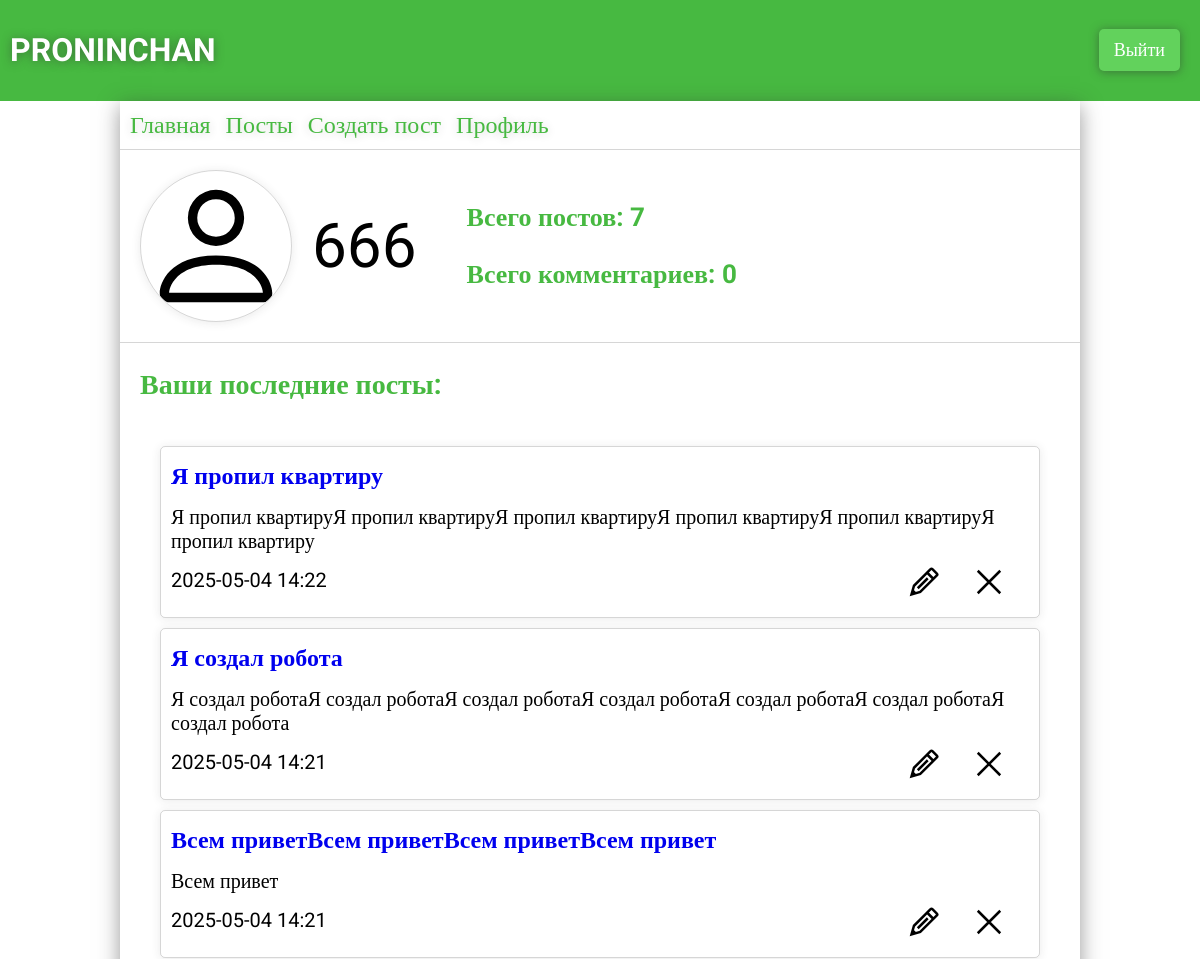
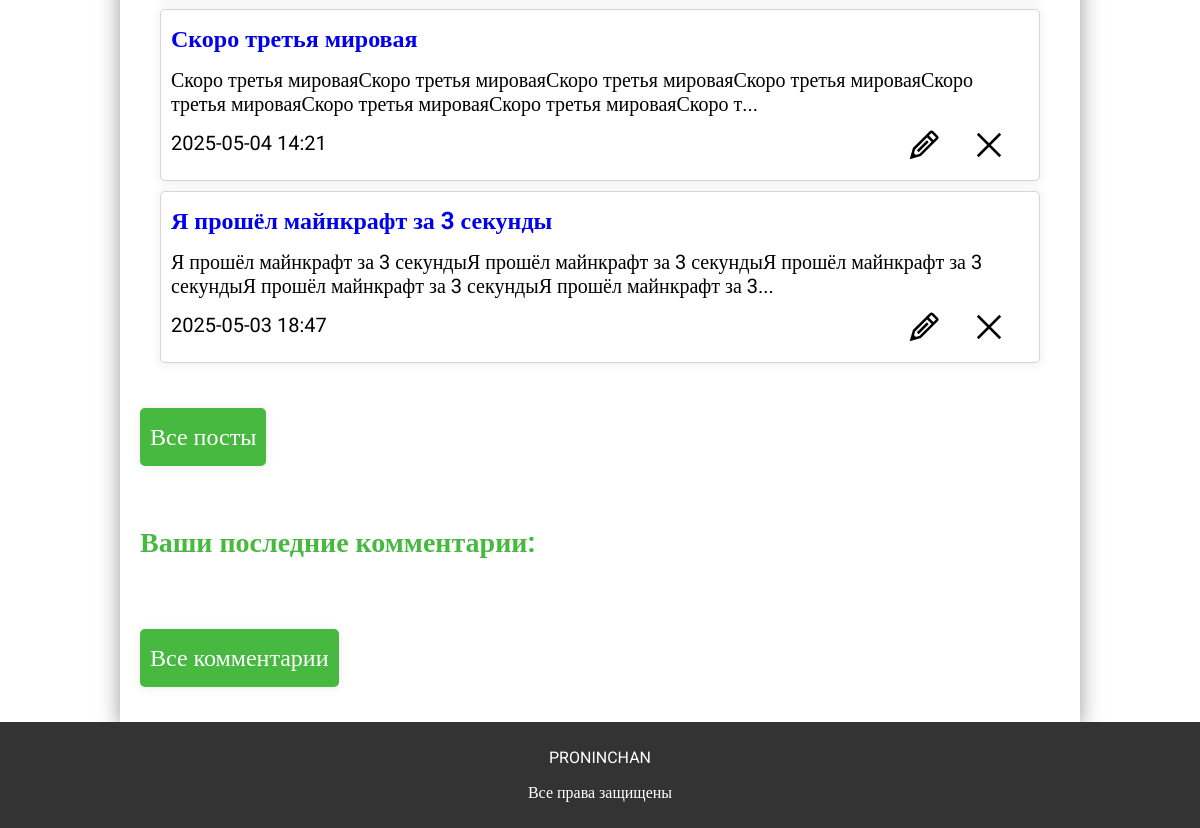
/profile (signed in), run on an earlier commit of the app's database (2 pictures, top to bottom).
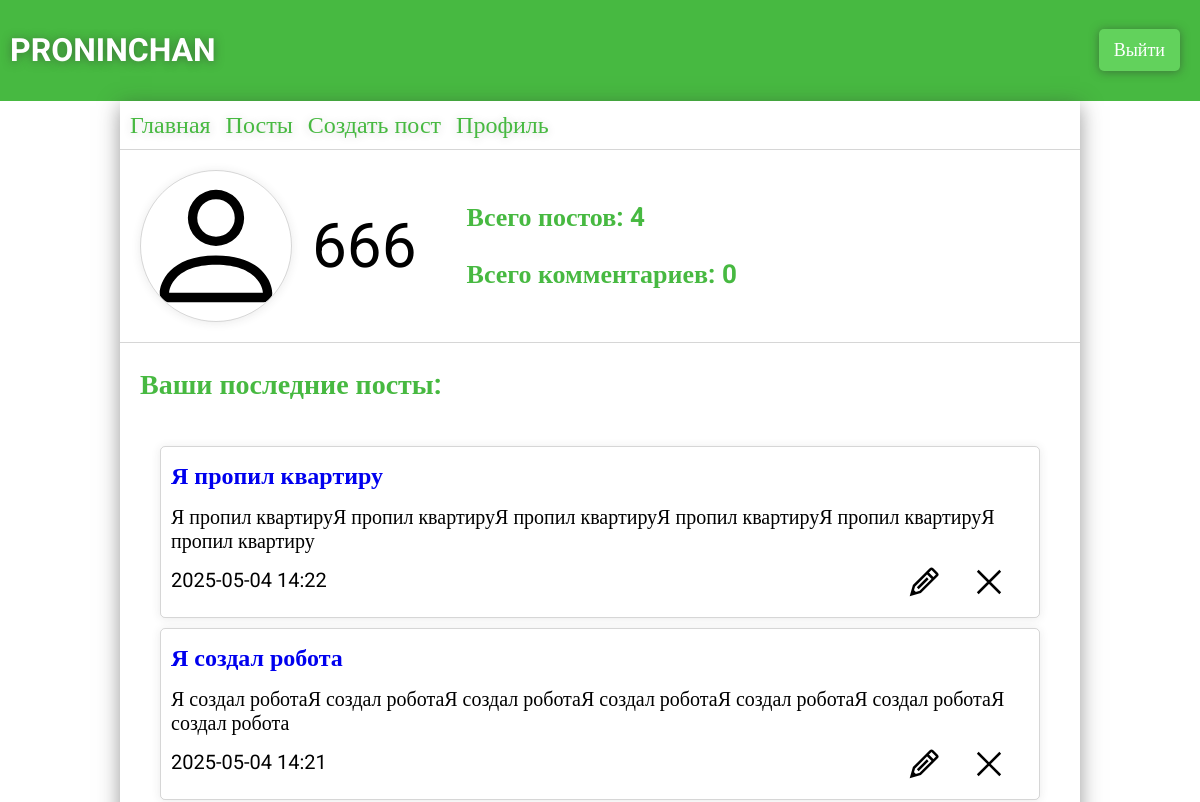
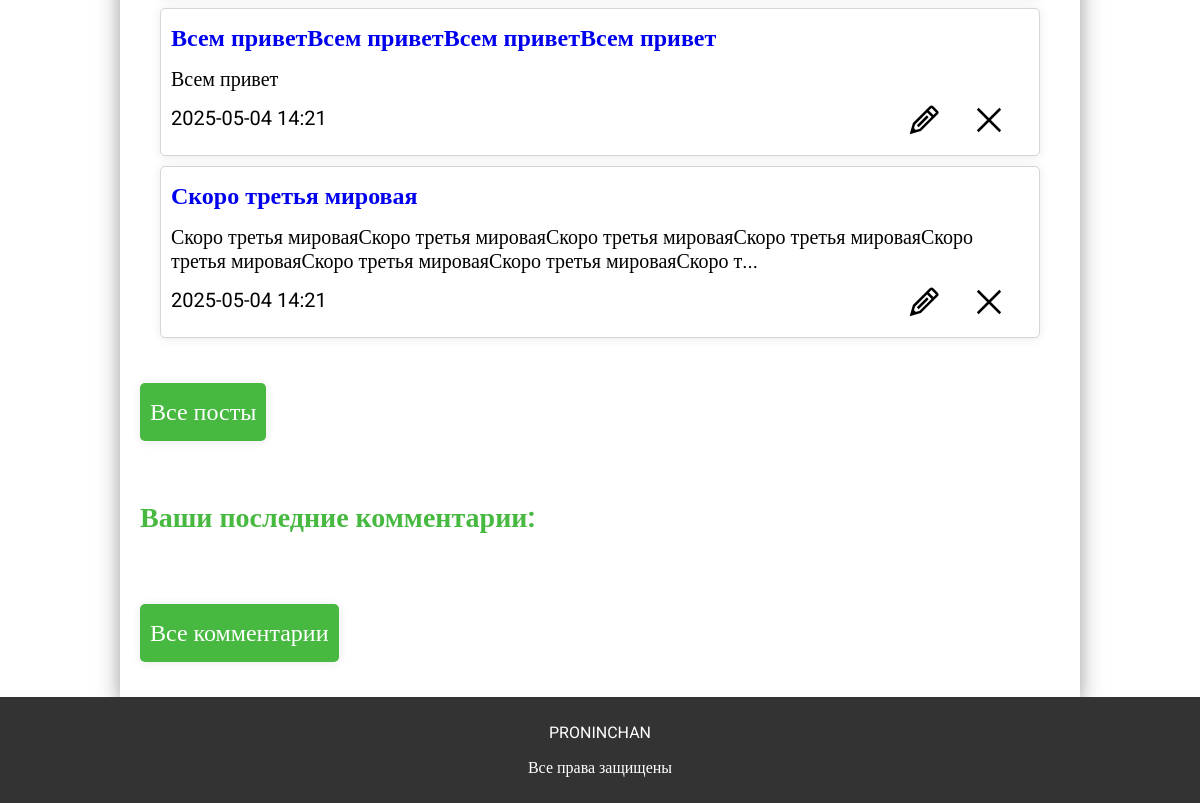
And on a later commit of the database (2 pictures, top to bottom).
### app.py (models this page shows)
class ForumPosts(db.Model):
    __tablename__ = 'forum_posts'
    id = db.Column(db.Integer, primary_key=True)
    user_id = db.Column(db.Integer, db.ForeignKey('users.id'), nullable=False)
    theme = db.Column(db.String(124), nullable=False)
    text = db.Column(db.Text, nullable=False)
    section_id = db.Column(db.Integer, db.ForeignKey('forum_sections.id'), nullable=False)
    category_id = db.Column(db.Integer, db.ForeignKey('forum_categories.id'), nullable=False)
    created_at = db.Column(db.DateTime, default=datetime.now)
    user = db.relationship("Users", backref="posts")
    sections = db.relationship("ForumSections")
    categories = db.relationship("ForumCategory")

### app.py (the view)
@app.route('/profile')
def profile():
    if 'user' in session:
        user = Users.query.filter_by(id=session['user']).first()
        user_posts =  ForumPosts.query.filter_by(user_id=session['user']).order_by(ForumPosts.created_at.desc()).limit(5).all()
        user_comments = ForumComments.query.filter_by(user_id=session['user']).order_by(ForumComments.created_at.desc()).limit(5).all()
        c_total = ForumComments.query.filter_by(user_id=session['user']).count()
        p_total = ForumPosts.query.filter_by(user_id=session['user']).count()
        return render_template('profile.html', user = user, posts=user_posts,
                               comments=user_comments, c_total=c_total,p_total=p_total)
    return render_template('profile.html')

### templates/profile.html (shortened to what this page needs)
{% extends 'base.html' %}
{% block main %}
<link rel="stylesheet" href="{{ url_for('static', filename='css/profile.css') }}">
{% if session['user'] %}
<div class="profile">
    <div class="profile-container">
        <div class="profile-person">
            <div class="profile-person-img">
                <img src="{{user.photo if user.photo else '../static/img/person.svg'}}" alt="" style="cursor: pointer;">
            </div>
            <p>{{user.username}}</p>
        </div>
        <div class="profile-data">
            <p>Всего постов: {{p_total}}</p>
            <p>Всего комментариев: {{c_total}}</p>
        </div>
    </div>
    <div class="commentsposts">
        <p>Ваши последние посты:</p>
        <div class="commentsposts-container">
            {% for post in posts %}
            <div class="commentsposts-container-post" id="post-{{post.id}}">
                <div class="commentsposts-container-post-edit">
                    <img src="../static/img/Edit.svg" alt="" class="edit-post">
                    <img src="../static/img/Close.svg" alt="" class="delete-post" data-post-id="{{post.id}}">
                </div>
                <a href="{{url_for('post', post=post.id)}}">{{post.theme}}</a>
                <p>{{post.text | truncate(150, True, '...')}}</p>
                <p>{{post.created_at.strftime('%Y-%m-%d %H:%M')}}</p>
            </div>
            {% endfor %}
        </div>
        <button><a href="{{url_for('user_posts')}}">Все посты</a></button>
    </div>
    <div  class="commentsposts">
        <p>Ваши последние комментарии:</p>
        <div class="commentsposts-container">
        </div>
        <button><a href="{{url_for('user_comments')}}">Все комментарии</a></button>
    </div>
</div>
{% else %}
    <div class="login">
        <h2>Войдите в аккаунт</h2>
    </div>
{% endif %}
{% endblock %}

What changed in the data, as far as the page shows it:
removed ForumPosts: theme "Я прошёл майнкрафт за 3 секунды", text "Я прошёл майнкрафт за 3 секундыЯ прошёл майнкрафт за 3 секундыЯ прошёл майнкрафт за 3 секундыЯ прошёл майнкрафт за 3 секундыЯ прошёл майнкрафт за 3...", created_at "2025-05-03 18:47"
Also different on the page:
{{ p_total }}: "7" → "4"
